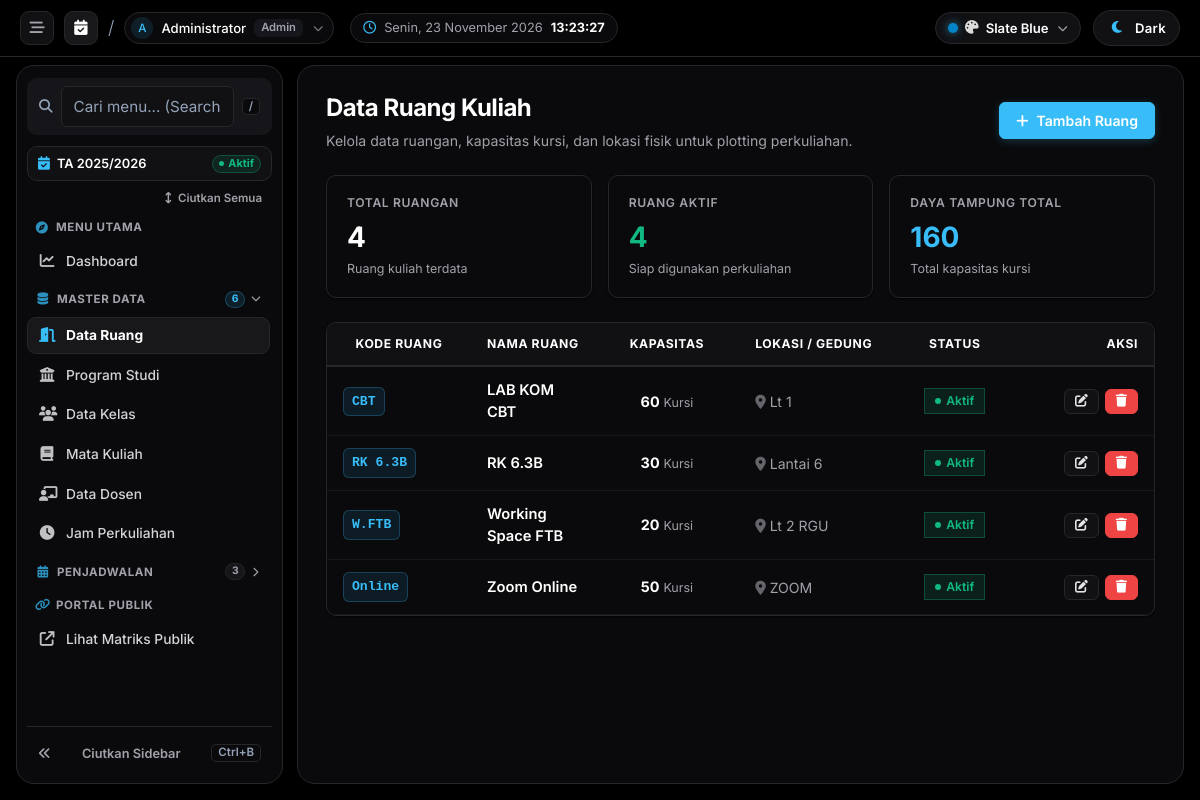
Page /ruang (signed in) on the committed database.
### tables this page shows
CREATE TABLE `ruang` (
  `id` int(11) NOT NULL AUTO_INCREMENT,
  `kode_ruang` varchar(30) NOT NULL,
  `nama_ruang` varchar(120) NOT NULL,
  `kapasitas` int(11) NOT NULL DEFAULT 0,
  `lokasi` varchar(120) DEFAULT NULL,
  `status` enum('aktif','nonaktif') DEFAULT 'aktif',
  `created_at` timestamp NOT NULL DEFAULT current_timestamp(),
  PRIMARY KEY (`id`),
  UNIQUE KEY `kode_ruang` (`kode_ruang`)
);

### app/core/Controller.php (called while the page is built, shortened)
<?php
class Controller
{
    protected function view(string $view, array $data = []): void
    {
        require __DIR__ . '/../views/layouts/main.php';
    }
}

### app/controllers/RuangController.php (called while the page is built, shortened)
<?php
class RuangController extends Controller
{
    public function index(): void { AuthMiddleware::requireRole(['admin','operator_prodi']); $this->view('ruang/index', ['title'=>'Data Ruang','items'=>(new Ruang())->all('nama_ruang ASC')]); }
}

### app/core/Router.php (called while the page is built, shortened)
<?php
class Router
{
    private array $routes = [];
    private function add(string $method, string $path, array $handler): void
    {
        $this->routes[$method][trim($path, '/')] = $handler;
    }
    public function dispatch(): void
    {
        $method = $_SERVER['REQUEST_METHOD'];
        $uri = trim(parse_url($_SERVER['REQUEST_URI'], PHP_URL_PATH), '/');
        $uri = $uri ?: 'home';
        $handler = $this->routes[$method][$uri] ?? null;
        [$class, $action] = $handler;
        (new $class())->$action();
    }
}

### public/index.php (called while the page is built, shortened)
<?php
require __DIR__ . '/../app/helpers/functions.php';
$router = new Router();
$router->dispatch();

### app/helpers/functions.php (called while the page is built, shortened)
<?php
function app_base_url(): string
{
    static $baseUrl = null;
    if ($baseUrl !== null) {
        return $baseUrl;
    }
    $scriptName = str_replace('\\', '/', $_SERVER['SCRIPT_NAME'] ?? '');
    $basePath = str_replace('\\', '/', dirname($scriptName));
    if ($basePath === '/' || $basePath === '.') {
        return $baseUrl = '';
    }
    $basePath = rtrim($basePath, '/');
    return $baseUrl = rtrim($basePath, '/');
}
function url(string $path = ''): string
{
    return rtrim(app_base_url(), '/') . '/' . ltrim($path, '/');
}
function e(?string $value): string
{
    return htmlspecialchars((string) $value, ENT_QUOTES, 'UTF-8');
}
function user(): ?array
{
    return $_SESSION['user'] ?? null;
}
function has_role(array $roles): bool
{
    $user = user();
    return $user && in_array($user['role'], $roles, true);
}

### app/core/Model.php (called while the page is built, shortened)
<?php
abstract class Model
{
    protected PDO $db;
    protected string $table;
    public function __construct()
    {
        $this->db = Database::connection();
    }
    public function all(string $orderBy = 'id DESC'): array
    {
        return $this->db->query("SELECT * FROM {$this->table} ORDER BY {$orderBy}")->fetchAll();
    }
}

### app/views/ruang/index.php (the view)
<?php
$totalRuang = count($items);
$ruangAktif = count(array_filter($items, fn($r) => ($r['status'] ?? '') === 'aktif'));
$totalKapasitas = array_sum(array_column($items, 'kapasitas'));
?>
<div style="display: flex; justify-content: space-between; align-items: center; margin-bottom: 24px; flex-wrap: wrap; gap: 16px;">
    <div>
        <h2 style="margin: 0; font-size: 1.5rem; font-weight: 700; color: var(--text-main); letter-spacing: -0.02em;">Data Ruang Kuliah</h2>
        <p style="color: var(--text-muted); margin: 4px 0 0; font-size: 0.88rem;">
            Kelola data ruangan, kapasitas kursi, dan lokasi fisik untuk plotting perkuliahan.
        </p>
    </div>
    <?php if (has_role(['admin'])): ?>
        <a href="<?= url('ruang/create') ?>" class="btn btn-primary">
            <i class="fa-solid fa-plus"></i> Tambah Ruang
        </a>
    <?php endif; ?>
</div>
<div style="display: grid; grid-template-columns: repeat(auto-fit, minmax(200px, 1fr)); gap: 16px; margin-bottom: 24px;">
    <div class="card" style="padding: 18px 20px;">
        <div style="font-size: 0.76rem; font-weight: 600; color: var(--text-muted); text-transform: uppercase; letter-spacing: 0.05em;">Total Ruangan</div>
        <div style="font-size: 1.75rem; font-weight: 700; color: var(--text-main); margin-top: 4px;"><?= $totalRuang ?></div>
        <div style="font-size: 0.78rem; color: var(--text-muted); margin-top: 2px;">Ruang kuliah terdata</div>
    </div>
    <div class="card" style="padding: 18px 20px;">
        <div style="font-size: 0.76rem; font-weight: 600; color: var(--text-muted); text-transform: uppercase; letter-spacing: 0.05em;">Ruang Aktif</div>
        <div style="font-size: 1.75rem; font-weight: 700; color: #10b981; margin-top: 4px;"><?= $ruangAktif ?></div>
        <div style="font-size: 0.78rem; color: var(--text-muted); margin-top: 2px;">Siap digunakan perkuliahan</div>
    </div>
    <div class="card" style="padding: 18px 20px;">
        <div style="font-size: 0.76rem; font-weight: 600; color: var(--text-muted); text-transform: uppercase; letter-spacing: 0.05em;">Daya Tampung Total</div>
        <div style="font-size: 1.75rem; font-weight: 700; color: var(--primary); margin-top: 4px;"><?= number_format($totalKapasitas) ?></div>
        <div style="font-size: 0.78rem; color: var(--text-muted); margin-top: 2px;">Total kapasitas kursi</div>
    </div>
</div>
<div class="card" style="overflow: hidden;">
    <div class="table-responsive">
        <table class="table">
            <thead>
                <tr>
                    <th style="width: 130px;">KODE RUANG</th>
                    <th>NAMA RUANG</th>
                    <th style="width: 140px; text-align: center;">KAPASITAS</th>
                    <th>LOKASI / GEDUNG</th>
                    <th style="width: 130px; text-align: center;">STATUS</th>
                    <th style="width: 120px; text-align: right;">AKSI</th>
                </tr>
            </thead>
            <tbody>
                <?php if (empty($items)): ?>
                    <tr>
                        <td colspan="6" style="padding: 48px; text-align: center; color: var(--text-muted);">
                            <i class="fa-solid fa-door-open" style="font-size: 2.2rem; opacity: 0.35; margin-bottom: 12px; display: block;"></i>
                            <span style="font-size: 0.95rem; font-weight: 500;">Belum ada data ruang kuliah.</span>
                        </td>
                    </tr>
                <?php else: ?>
                    <?php foreach ($items as $item): ?>
                        <tr>
                            <td>
                                <span class="badge-code"><?= e($item['kode_ruang']) ?></span>
                            </td>
                            <td>
                                <div style="font-weight: 600; color: var(--text-main); font-size: 0.92rem;"><?= e($item['nama_ruang']) ?></div>
                            </td>
                            <td style="text-align: center;">
                                <span style="font-weight: 700; color: var(--text-main); font-size: 0.9rem;"><?= e($item['kapasitas']) ?></span>
                                <span style="color: var(--text-muted); font-size: 0.78rem;"> Kursi</span>
                            </td>
                            <td>
                                <span style="color: var(--text-muted); font-size: 0.88rem;">
                                    <i class="fa-solid fa-location-dot mr-1" style="opacity: 0.6;"></i> <?= e($item['lokasi'] ?: '-') ?>
                                </span>
                            </td>
                            <td style="text-align: center;">
                                <?php if (($item['status'] ?? '') === 'aktif'): ?>
                                    <span class="badge-status-active">
                                        <span style="width: 6px; height: 6px; border-radius: 50%; background: #10b981;"></span> Aktif
                                    </span>
                                <?php else: ?>
                                    <span class="badge-status-inactive">
                                        <span style="width: 6px; height: 6px; border-radius: 50%; background: var(--text-muted);"></span> Nonaktif
                                    </span>
                                <?php endif; ?>
                            </td>
                            <td style="text-align: right;">
                                <?php if (has_role(['admin'])): ?>
                                    <div style="display: flex; gap: 6px; justify-content: flex-end;">
                                        <a href="<?= url('ruang/edit?id=' . $item['id']) ?>" class="btn btn-sm btn-secondary" title="Edit Data Ruangan">
                                            <i class="fa-solid fa-pen-to-square"></i>
                                        </a>
                                        <a href="<?= url('ruang/delete?id=' . $item['id']) ?>" class="btn btn-sm btn-danger" data-confirm-delete title="Hapus Ruangan">
                                            <i class="fa-solid fa-trash"></i>
                                        </a>
                                    </div>
                                <?php else: ?>
                                    <span style="color: var(--text-muted); font-size: 0.8rem;">-</span>
                                <?php endif; ?>
                            </td>
                        </tr>
                    <?php endforeach; ?>
                <?php endif; ?>
            </tbody>
        </table>
    </div>
</div>

### rows in the picture
ruang: kode_ruang "CBT", nama_ruang "LAB KOM CBT", kapasitas "60", lokasi "Lt 1", status "aktif" (drawn)
ruang: kode_ruang "RK 6.3B", nama_ruang "RK 6.3B", kapasitas "30", lokasi "Lantai 6", status "aktif" (drawn)
ruang: kode_ruang "W.FTB", nama_ruang "Working Space FTB", kapasitas "20", lokasi "Lt 2 RGU", status "aktif" (drawn)
ruang: kode_ruang "Online", nama_ruang "Zoom Online", kapasitas "50", lokasi "ZOOM", status "aktif" (drawn)

### other values in the picture
$initials "A"
$currentUser['name'] "Administrator"
str_replace('_', ' ', $currentUser['role'] ?? 'Admin') "Admin"
$totalRuang "4"
$ruangAktif "4"
$totalKapasitas "160"
